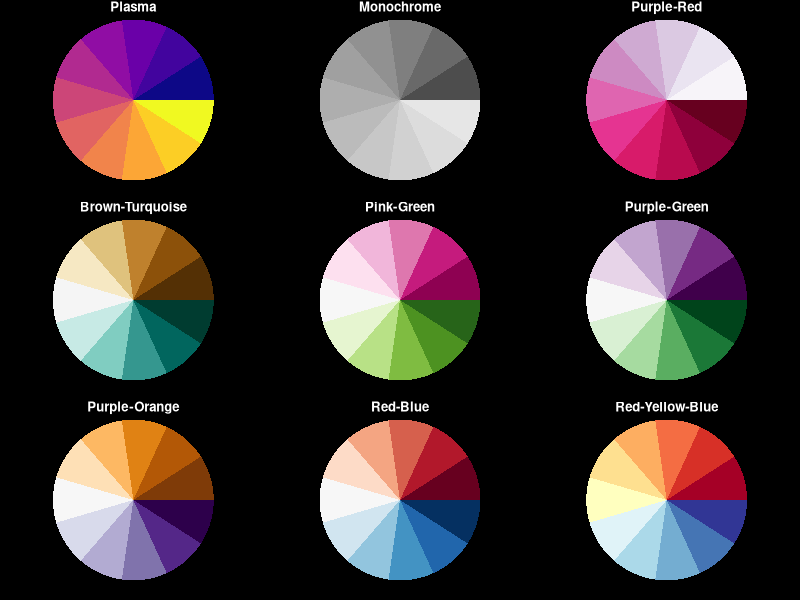

Here is the R script that generated this plot:
# Copyright (C) 2016 Singer Instruments
# This file is part of SI PhenoSuite Colorscheme Definitions.
#
# SI PhenoSuite Colorscheme Definitions is free software: you 
# can redistribute it and/or modify it under the terms of the 
# GNU General Public License as published by the Free Software
# Foundation, either version 3 of the License.
#
# SI PhenoSuite Colorscheme Definition is distributed in the 
# hope that it will be useful, but WITHOUT ANY WARRANTY; without 
# even the implied warranty of MERCHANTABILITY or FITNESS FOR 
# A PARTICULAR PURPOSE.
# See the GNU General Public License for more details.
#
# You should have received a copy of the GNU General Public License
#
# Script creates 9 different colour schemes that are used in 
# PhenoSuite to colour heatmaps.
# Files:
# SI.PhenoSuite.Color.R:
#     This file creates all colour palettes
# SI.PhenoSuite.Color.functions.R
#     This file contains normalisation functions
# SI.PhenoSuite.Color.Tests.R
#     File tests heatmaps for correct colouring: 
#     1. Uniform normalisation 0 .. 1 
#     2. Median centered normalisation 
#
# Date: 5th August 2016
# Author: jw
# Version: 0.01#


# load Plasma colour scheme
library('viridis') 
# load Brewer colour schemes
library('RColorBrewer')
# make pretty graphics
library('ggplot2')
# modify colors to approve for colour blindness
library('dichromat') 

n <- 11  # number of color bins

# in cm's
pdf("plots/PhenoSuite_Heatmap_Colours.pdf", width=12/2.54, height=10/2.54)

# show 3x3 plots each with 1,1,1,1 margins (left,top,right,bottom)
par(mfrow    = c(3, 3),  # segment plot into 3 x 3 tiles (row/cols)
    mar      = c(1, 1, 1, 1),  # set margins b, l, t, r
    bg       = "black",  # set background colour
    col.main = "white")  # set main title colour

# Sequential colour range:

# Colour palette: Plasma
colours <- plasma(n, alpha = 1, begin = 0, end = 1)
colours
pie(rep(1, n), radius = 1, labels = "", border = NA, col = colours, main='Plasma')
write.table(colours, file = "colours_Plasma.csv", row.names = FALSE, col.names = FALSE, quote = FALSE, sep = ",")

# Colour palette: Monochrome
colours <- gray.colors(n, alpha = 1, start = 0.3, end = 0.9, gamma = 2.2)
colours
pie(rep(1, n), radius = 1, labels = "", border = NA, col = colours, main = 'Monochrome')
write.table(colours, file = "colours_Monochrome.csv", row.names = FALSE, col.names = FALSE, quote = FALSE, sep=",")


# Colour palette: Purple to Red
colours <- colorRampPalette(brewer.pal(9,"PuRd"))(n)
colours
pie(rep(1, n), col = colours, radius = 1, labels = "", border = NA, main = 'Purple-Red')
write.table(colours, file = "colours_PurpleRed.csv", row.names=FALSE, col.names=FALSE, quote = FALSE, sep = ",")

# Diverging colour range:
  
# BrBG
colours <- colorRampPalette(brewer.pal(11, "BrBG"))(n)
colours
pie(rep(1, n),col = colours, radius = 1, labels = "", border = NA, main='Brown-Turquoise')
write.table(colours,file = "colours_BrownTurquoise.csv", row.names = FALSE, col.names = FALSE, quote = FALSE, sep  =",")

# PiYG
colours <- colorRampPalette(brewer.pal(11, "PiYG"))(n)
colours
pie(rep(1, n), col = colours, radius = 1, labels = "", border = NA,main='Pink-Green')
write.table(colours, file = "colours_PinkGreen.csv", row.names = FALSE, col.names = FALSE, quote = FALSE, sep=",")

# PRGn
colours <- colorRampPalette(brewer.pal(11, "PRGn"))(n)
colours
pie(rep(1, n), col = colours, radius = 1, labels = "", border = NA, main ='Purple-Green')
write.table(colours, file = "colours_PurpleGreen.csv", row.names = FALSE, col.names = FALSE, quote = FALSE, sep = ",")

# PuOr
colours <- colorRampPalette(brewer.pal(11, "PuOr"))(n)
colours
pie(rep(1, n), col = colours, radius = 1, labels = "", border = NA, main = 'Purple-Orange')
write.table(colours, file = "colours_PurpleOrange.csv", row.names = FALSE, col.names = FALSE, quote = FALSE, sep = ",")

# RdBu
colours <- colorRampPalette(brewer.pal(11, "RdBu"))(n)
colours
pie(rep(1, n), col = colours, radius = 1, labels = "", border = NA, main ='Red-Blue')
write.table(colours, file = "colours_RedBlue.csv", row.names = FALSE, col.names = FALSE, quote = FALSE, sep = ",")

# RdYlBu
colours <- colorRampPalette(brewer.pal(11, "RdYlBu"))(n)
colours
pie(rep(1, n), col = colours, radius = 1, labels = "", border = NA, main = 'Red-Yellow-Blue')
write.table(colours, file = "colours_RedYellowBlue.csv", row.names = FALSE, col.names = FALSE, quote = FALSE, sep = ",")

dev.off()
